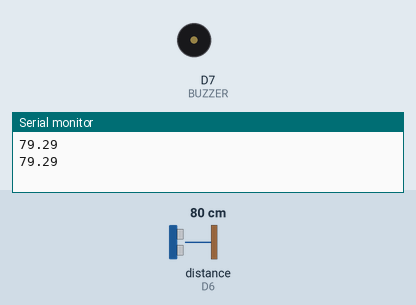
The sketch below on a simulated ESP8266 (NodeMCU). On the bench: buzzer (waves = sounding, pin HIGH), the last lines printed to the serial monitor. Wiring (inferred from the names in the program): ultrasonic range finder: trigger D5; echo D6. The test bench sets the inputs (shaded band); at power-on: distance to the obstacle (sensor on D6) 80 cm. The echo pulse lasts 58.3 µs per cm; pins used as bus, display or sensor lines are not drawn.

Above: at 1.7 s.
1.8 s: distance to the obstacle (sensor on D6) set to 23 cm
At 2.26 s:
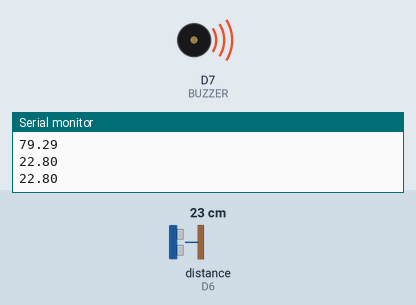
5.3 s: distance to the obstacle (sensor on D6) set to 19 cm
At 6.3 s:
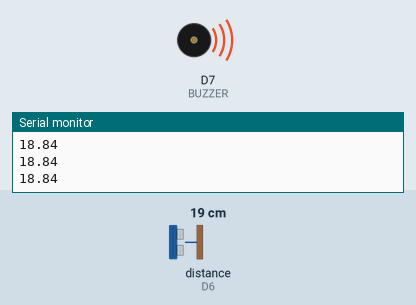
6.9 s: distance to the obstacle (sensor on D6) set to 35 cm
At 7.15 s:
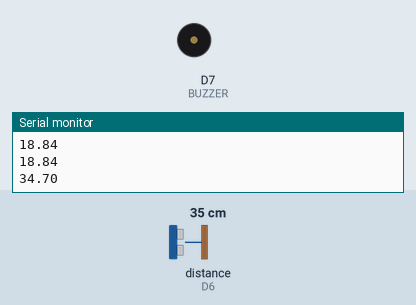
10.4 s: distance to the obstacle (sensor on D6) set to 2 cm
At 11.2 s:
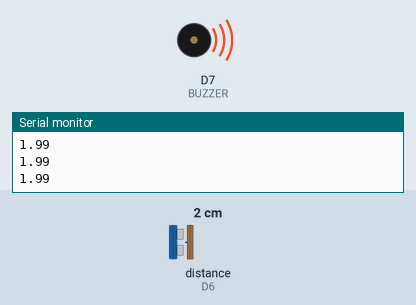
Timing chart, 0 to 13.0 s (numbered marks = the images above; inputs shaded):
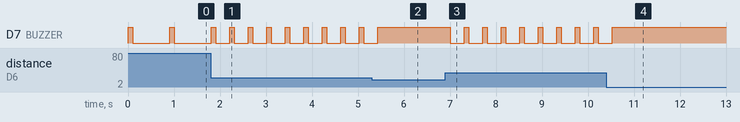

Measured:
- the behaviour switches between 21 and 20 cm on distance to the obstacle (sensor on D6) (found by bisection; images 1 and 2)
- after the input at 1.8 s, D7 (BUZZER): alternates HIGH for 0.10 s and LOW for 0.30 s, starting after 0.41 s
- after the input at 5.3 s, D7 (BUZZER): goes on until 5.4 s, then stays HIGH
- after the input at 6.9 s, D7 (BUZZER): alternates HIGH for 0.10 s and LOW for 0.30 s, starting after 0.10 s
- after the input at 10.4 s, D7 (BUZZER): goes on until 10.5 s, then stays HIGH
- by itself, D7 (BUZZER): alternates HIGH for 0.10 s and LOW for 0.81 s

The sketch:

distance_based_alarm.ino
```cpp
#define TRIG D5
#define ECHO D6
#define BUZZER D7

long duration;
float distance;

void setup() {

  pinMode(TRIG, OUTPUT);
  pinMode(ECHO, INPUT);
  pinMode(BUZZER, OUTPUT);

  Serial.begin(115200);
}

void loop() {

  digitalWrite(TRIG, LOW);
  delayMicroseconds(2);

  digitalWrite(TRIG, HIGH);
  delayMicroseconds(10);
  digitalWrite(TRIG, LOW);

  duration = pulseIn(ECHO, HIGH);

  distance = duration * 0.034 / 2;

  Serial.println(distance);

  if(distance > 100) {
    digitalWrite(BUZZER, LOW);
  }

  else if(distance > 50) {
    beep(800);
  }

  else if(distance > 20) {
    beep(300);
  }

  else {
    digitalWrite(BUZZER, HIGH);
  }

}

void beep(int delayTime) {
  digitalWrite(BUZZER, HIGH);
  delay(100);
  digitalWrite(BUZZER, LOW);
  delay(delayTime);
}
```
